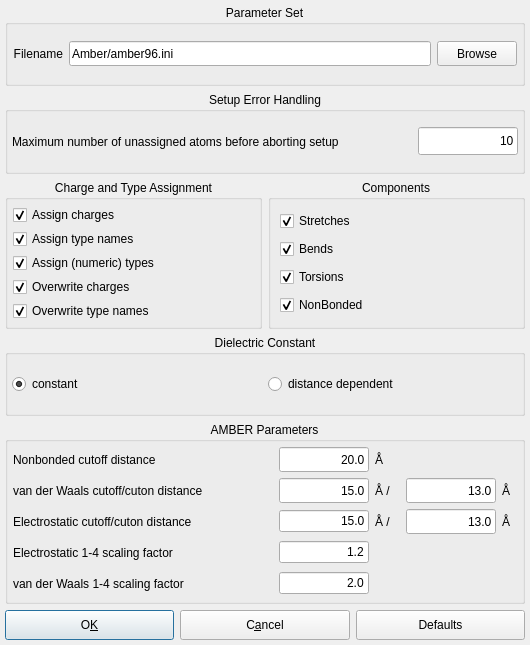
<?xml version="1.0" encoding="UTF-8"?>
<ui version="4.0">
 <class>AmberConfigurationDialogData</class>
 <widget class="QDialog" name="AmberConfigurationDialogData">
  <property name="geometry">
   <rect>
    <x>0</x>
    <y>0</y>
    <width>530</width>
    <height>645</height>
   </rect>
  </property>
  <property name="sizePolicy">
   <sizepolicy hsizetype="Preferred" vsizetype="Preferred">
    <horstretch>0</horstretch>
    <verstretch>0</verstretch>
   </sizepolicy>
  </property>
  <property name="minimumSize">
   <size>
    <width>0</width>
    <height>0</height>
   </size>
  </property>
  <property name="maximumSize">
   <size>
    <width>6500</width>
    <height>4900</height>
   </size>
  </property>
  <property name="windowTitle">
   <string>AMBER Options</string>
  </property>
  <layout class="QGridLayout">
   <property name="margin">
    <number>5</number>
   </property>
   <property name="spacing">
    <number>6</number>
   </property>
   <item row="4" column="0" colspan="2">
    <widget class="QGroupBox" name="AmberFF_Options">
     <property name="minimumSize">
      <size>
       <width>520</width>
       <height>0</height>
      </size>
     </property>
     <property name="title">
      <string>AMBER Parameters</string>
     </property>
     <property name="alignment">
      <set>Qt::AlignHCenter</set>
     </property>
     <layout class="QGridLayout">
      <property name="margin">
       <number>5</number>
      </property>
      <property name="spacing">
       <number>6</number>
      </property>
      <item row="4" column="0">
       <widget class="QLabel" name="scaling_vdw_1_4">
        <property name="sizePolicy">
         <sizepolicy hsizetype="Expanding" vsizetype="Preferred">
          <horstretch>0</horstretch>
          <verstretch>0</verstretch>
         </sizepolicy>
        </property>
        <property name="minimumSize">
         <size>
          <width>260</width>
          <height>25</height>
         </size>
        </property>
        <property name="text">
         <string>van der Waals 1-4 scaling factor</string>
        </property>
       </widget>
      </item>
      <item row="3" column="0">
       <widget class="QLabel" name="scaling_electrostatic_1_4_label">
        <property name="sizePolicy">
         <sizepolicy hsizetype="Expanding" vsizetype="Preferred">
          <horstretch>0</horstretch>
          <verstretch>0</verstretch>
         </sizepolicy>
        </property>
        <property name="minimumSize">
         <size>
          <width>260</width>
          <height>25</height>
         </size>
        </property>
        <property name="text">
         <string>Electrostatic 1-4 scaling factor</string>
        </property>
       </widget>
      </item>
      <item row="2" column="0">
       <widget class="QLabel" name="electrostatic_cutoff_label">
        <property name="sizePolicy">
         <sizepolicy hsizetype="Expanding" vsizetype="Preferred">
          <horstretch>0</horstretch>
          <verstretch>0</verstretch>
         </sizepolicy>
        </property>
        <property name="minimumSize">
         <size>
          <width>260</width>
          <height>25</height>
         </size>
        </property>
        <property name="text">
         <string>Electrostatic cutoff/cuton distance</string>
        </property>
       </widget>
      </item>
      <item row="1" column="0">
       <widget class="QLabel" name="vdw_cutoff_label">
        <property name="sizePolicy">
         <sizepolicy hsizetype="Expanding" vsizetype="Preferred">
          <horstretch>0</horstretch>
          <verstretch>0</verstretch>
         </sizepolicy>
        </property>
        <property name="minimumSize">
         <size>
          <width>260</width>
          <height>25</height>
         </size>
        </property>
        <property name="text">
         <string>van der Waals cutoff/cuton distance</string>
        </property>
        <property name="buddy">
         <cstring>vdw_cutoff_line_edit</cstring>
        </property>
       </widget>
      </item>
      <item row="0" column="0">
       <widget class="QLabel" name="nonbonded_cutoff_label">
        <property name="sizePolicy">
         <sizepolicy hsizetype="Expanding" vsizetype="Preferred">
          <horstretch>0</horstretch>
          <verstretch>0</verstretch>
         </sizepolicy>
        </property>
        <property name="minimumSize">
         <size>
          <width>260</width>
          <height>25</height>
         </size>
        </property>
        <property name="text">
         <string>Nonbonded cutoff distance</string>
        </property>
        <property name="buddy">
         <cstring>nonbonded_cutoff_line_edit</cstring>
        </property>
       </widget>
      </item>
      <item row="2" column="4">
       <widget class="QLabel" name="nonbonded_cutoff_label_2_2_2">
        <property name="sizePolicy">
         <sizepolicy hsizetype="Preferred" vsizetype="Preferred">
          <horstretch>0</horstretch>
          <verstretch>0</verstretch>
         </sizepolicy>
        </property>
        <property name="minimumSize">
         <size>
          <width>15</width>
          <height>0</height>
         </size>
        </property>
        <property name="maximumSize">
         <size>
          <width>30</width>
          <height>32767</height>
         </size>
        </property>
        <property name="text">
         <string notr="true">Å</string>
        </property>
        <property name="buddy">
         <cstring>nonbonded_cutoff_line_edit</cstring>
        </property>
       </widget>
      </item>
      <item row="1" column="4">
       <widget class="QLabel" name="nonbonded_cutoff_label_2_2">
        <property name="sizePolicy">
         <sizepolicy hsizetype="Preferred" vsizetype="Preferred">
          <horstretch>0</horstretch>
          <verstretch>0</verstretch>
         </sizepolicy>
        </property>
        <property name="minimumSize">
         <size>
          <width>15</width>
          <height>0</height>
         </size>
        </property>
        <property name="maximumSize">
         <size>
          <width>30</width>
          <height>32767</height>
         </size>
        </property>
        <property name="text">
         <string notr="true">Å</string>
        </property>
        <property name="buddy">
         <cstring>nonbonded_cutoff_line_edit</cstring>
        </property>
       </widget>
      </item>
      <item row="2" column="3">
       <widget class="QLineEdit" name="electrostatic_cuton_line_edit">
        <property name="maximumSize">
         <size>
          <width>32767</width>
          <height>25</height>
         </size>
        </property>
        <property name="text">
         <string notr="true">13.0</string>
        </property>
        <property name="alignment">
         <set>Qt::AlignRight</set>
        </property>
       </widget>
      </item>
      <item row="1" column="3">
       <widget class="QLineEdit" name="vdw_cuton_line_edit">
        <property name="maximumSize">
         <size>
          <width>32767</width>
          <height>25</height>
         </size>
        </property>
        <property name="text">
         <string notr="true">13.0</string>
        </property>
        <property name="alignment">
         <set>Qt::AlignRight</set>
        </property>
       </widget>
      </item>
      <item row="2" column="2">
       <widget class="QLabel" name="nonbonded_cutoff_label_2_2_3_2">
        <property name="sizePolicy">
         <sizepolicy hsizetype="Preferred" vsizetype="Preferred">
          <horstretch>0</horstretch>
          <verstretch>0</verstretch>
         </sizepolicy>
        </property>
        <property name="minimumSize">
         <size>
          <width>25</width>
          <height>0</height>
         </size>
        </property>
        <property name="maximumSize">
         <size>
          <width>30</width>
          <height>32767</height>
         </size>
        </property>
        <property name="text">
         <string notr="true">Å /</string>
        </property>
        <property name="buddy">
         <cstring>nonbonded_cutoff_line_edit</cstring>
        </property>
       </widget>
      </item>
      <item row="1" column="2">
       <widget class="QLabel" name="nonbonded_cutoff_label_2_2_3">
        <property name="sizePolicy">
         <sizepolicy hsizetype="Preferred" vsizetype="Preferred">
          <horstretch>0</horstretch>
          <verstretch>0</verstretch>
         </sizepolicy>
        </property>
        <property name="minimumSize">
         <size>
          <width>25</width>
          <height>0</height>
         </size>
        </property>
        <property name="maximumSize">
         <size>
          <width>30</width>
          <height>32767</height>
         </size>
        </property>
        <property name="text">
         <string notr="true">Å /</string>
        </property>
        <property name="buddy">
         <cstring>nonbonded_cutoff_line_edit</cstring>
        </property>
       </widget>
      </item>
      <item row="0" column="2">
       <widget class="QLabel" name="nonbonded_cutoff_label_2">
        <property name="sizePolicy">
         <sizepolicy hsizetype="Preferred" vsizetype="Preferred">
          <horstretch>0</horstretch>
          <verstretch>0</verstretch>
         </sizepolicy>
        </property>
        <property name="minimumSize">
         <size>
          <width>25</width>
          <height>0</height>
         </size>
        </property>
        <property name="maximumSize">
         <size>
          <width>30</width>
          <height>32767</height>
         </size>
        </property>
        <property name="text">
         <string notr="true">Å</string>
        </property>
        <property name="buddy">
         <cstring>nonbonded_cutoff_line_edit</cstring>
        </property>
       </widget>
      </item>
      <item row="4" column="1">
       <widget class="QLineEdit" name="scaling_vdw_1_4_line_edit">
        <property name="text">
         <string notr="true">2.0</string>
        </property>
        <property name="alignment">
         <set>Qt::AlignRight</set>
        </property>
       </widget>
      </item>
      <item row="3" column="1">
       <widget class="QLineEdit" name="scaling_electrostatic_1_4_line_edit">
        <property name="text">
         <string notr="true">1.2</string>
        </property>
        <property name="alignment">
         <set>Qt::AlignRight</set>
        </property>
       </widget>
      </item>
      <item row="2" column="1">
       <widget class="QLineEdit" name="electrostatic_cutoff_line_edit">
        <property name="text">
         <string notr="true">15.0</string>
        </property>
        <property name="alignment">
         <set>Qt::AlignRight</set>
        </property>
       </widget>
      </item>
      <item row="1" column="1">
       <widget class="QLineEdit" name="vdw_cutoff_line_edit">
        <property name="sizePolicy">
         <sizepolicy hsizetype="Expanding" vsizetype="Fixed">
          <horstretch>0</horstretch>
          <verstretch>0</verstretch>
         </sizepolicy>
        </property>
        <property name="minimumSize">
         <size>
          <width>0</width>
          <height>25</height>
         </size>
        </property>
        <property name="maximumSize">
         <size>
          <width>150</width>
          <height>32767</height>
         </size>
        </property>
        <property name="text">
         <string notr="true">15.0</string>
        </property>
        <property name="frame">
         <bool>true</bool>
        </property>
        <property name="echoMode">
         <enum>QLineEdit::Normal</enum>
        </property>
        <property name="alignment">
         <set>Qt::AlignRight</set>
        </property>
       </widget>
      </item>
      <item row="0" column="1">
       <widget class="QLineEdit" name="nonbonded_cutoff_line_edit">
        <property name="sizePolicy">
         <sizepolicy hsizetype="Expanding" vsizetype="Fixed">
          <horstretch>0</horstretch>
          <verstretch>0</verstretch>
         </sizepolicy>
        </property>
        <property name="minimumSize">
         <size>
          <width>0</width>
          <height>25</height>
         </size>
        </property>
        <property name="maximumSize">
         <size>
          <width>150</width>
          <height>32767</height>
         </size>
        </property>
        <property name="text">
         <string notr="true">20.0</string>
        </property>
        <property name="maxLength">
         <number>32767</number>
        </property>
        <property name="frame">
         <bool>true</bool>
        </property>
        <property name="echoMode">
         <enum>QLineEdit::Normal</enum>
        </property>
        <property name="alignment">
         <set>Qt::AlignRight</set>
        </property>
       </widget>
      </item>
     </layout>
    </widget>
   </item>
   <item row="3" column="0" colspan="2">
    <widget class="QGroupBox" name="dielectric_group">
     <property name="sizePolicy">
      <sizepolicy hsizetype="Minimum" vsizetype="Minimum">
       <horstretch>0</horstretch>
       <verstretch>0</verstretch>
      </sizepolicy>
     </property>
     <property name="minimumSize">
      <size>
       <width>180</width>
       <height>0</height>
      </size>
     </property>
     <property name="title">
      <string>Dielectric Constant</string>
     </property>
     <property name="alignment">
      <set>Qt::AlignHCenter</set>
     </property>
     <layout class="QHBoxLayout">
      <property name="spacing">
       <number>6</number>
      </property>
      <property name="margin">
       <number>4</number>
      </property>
      <item>
       <widget class="QRadioButton" name="constant_button">
        <property name="sizePolicy">
         <sizepolicy hsizetype="Expanding" vsizetype="Minimum">
          <horstretch>0</horstretch>
          <verstretch>0</verstretch>
         </sizepolicy>
        </property>
        <property name="minimumSize">
         <size>
          <width>0</width>
          <height>0</height>
         </size>
        </property>
        <property name="maximumSize">
         <size>
          <width>32000</width>
          <height>32767</height>
         </size>
        </property>
        <property name="text">
         <string>constant</string>
        </property>
        <property name="checked">
         <bool>true</bool>
        </property>
       </widget>
      </item>
      <item>
       <widget class="QRadioButton" name="distance_button">
        <property name="sizePolicy">
         <sizepolicy hsizetype="MinimumExpanding" vsizetype="Minimum">
          <horstretch>0</horstretch>
          <verstretch>0</verstretch>
         </sizepolicy>
        </property>
        <property name="minimumSize">
         <size>
          <width>0</width>
          <height>0</height>
         </size>
        </property>
        <property name="text">
         <string>distance dependent</string>
        </property>
       </widget>
      </item>
     </layout>
    </widget>
   </item>
   <item row="2" column="0">
    <widget class="QGroupBox" name="check_options">
     <property name="minimumSize">
      <size>
       <width>0</width>
       <height>0</height>
      </size>
     </property>
     <property name="title">
      <string>Charge and Type Assignment</string>
     </property>
     <property name="alignment">
      <set>Qt::AlignHCenter</set>
     </property>
     <layout class="QVBoxLayout">
      <property name="spacing">
       <number>4</number>
      </property>
      <property name="margin">
       <number>5</number>
      </property>
      <item>
       <widget class="QCheckBox" name="assign_charges_checkBox">
        <property name="minimumSize">
         <size>
          <width>140</width>
          <height>0</height>
         </size>
        </property>
        <property name="text">
         <string>Assign charges</string>
        </property>
        <property name="checked">
         <bool>true</bool>
        </property>
       </widget>
      </item>
      <item>
       <widget class="QCheckBox" name="assign_typenames_checkBox">
        <property name="minimumSize">
         <size>
          <width>165</width>
          <height>0</height>
         </size>
        </property>
        <property name="text">
         <string>Assign type names</string>
        </property>
        <property name="checked">
         <bool>true</bool>
        </property>
       </widget>
      </item>
      <item>
       <widget class="QCheckBox" name="assign_types_checkBox">
        <property name="minimumSize">
         <size>
          <width>140</width>
          <height>0</height>
         </size>
        </property>
        <property name="text">
         <string>Assign (numeric) types</string>
        </property>
        <property name="checked">
         <bool>true</bool>
        </property>
       </widget>
      </item>
      <item>
       <widget class="QCheckBox" name="overwrite_charges_checkBox">
        <property name="minimumSize">
         <size>
          <width>155</width>
          <height>0</height>
         </size>
        </property>
        <property name="text">
         <string>Overwrite charges</string>
        </property>
        <property name="checked">
         <bool>true</bool>
        </property>
       </widget>
      </item>
      <item>
       <widget class="QCheckBox" name="overwrite_typenames_checkBox">
        <property name="minimumSize">
         <size>
          <width>155</width>
          <height>0</height>
         </size>
        </property>
        <property name="text">
         <string>Overwrite type names</string>
        </property>
        <property name="checked">
         <bool>true</bool>
        </property>
       </widget>
      </item>
     </layout>
    </widget>
   </item>
   <item row="1" column="0" colspan="2">
    <widget class="QGroupBox" name="groupBox11">
     <property name="title">
      <string>Setup Error Handling</string>
     </property>
     <property name="alignment">
      <set>Qt::AlignHCenter</set>
     </property>
     <layout class="QHBoxLayout">
      <property name="spacing">
       <number>6</number>
      </property>
      <property name="margin">
       <number>4</number>
      </property>
      <item>
       <widget class="QLabel" name="textLabel1">
        <property name="sizePolicy">
         <sizepolicy hsizetype="Expanding" vsizetype="Minimum">
          <horstretch>0</horstretch>
          <verstretch>0</verstretch>
         </sizepolicy>
        </property>
        <property name="minimumSize">
         <size>
          <width>0</width>
          <height>28</height>
         </size>
        </property>
        <property name="text">
         <string>Maximum number of unassigned atoms before aborting setup</string>
        </property>
        <property name="alignment">
         <set>Qt::AlignLeading|Qt::AlignLeft|Qt::AlignVCenter</set>
        </property>
       </widget>
      </item>
      <item>
       <widget class="QLineEdit" name="max_unassigned_atoms">
        <property name="minimumSize">
         <size>
          <width>100</width>
          <height>28</height>
         </size>
        </property>
        <property name="maximumSize">
         <size>
          <width>100</width>
          <height>28</height>
         </size>
        </property>
        <property name="text">
         <string notr="true">10</string>
        </property>
        <property name="alignment">
         <set>Qt::AlignRight</set>
        </property>
       </widget>
      </item>
     </layout>
    </widget>
   </item>
   <item row="0" column="0" colspan="2">
    <widget class="QGroupBox" name="groupBox12">
     <property name="title">
      <string>Parameter Set</string>
     </property>
     <property name="alignment">
      <set>Qt::AlignHCenter</set>
     </property>
     <layout class="QHBoxLayout">
      <property name="spacing">
       <number>6</number>
      </property>
      <property name="margin">
       <number>5</number>
      </property>
      <item>
       <widget class="QLabel" name="Label_10">
        <property name="sizePolicy">
         <sizepolicy hsizetype="Preferred" vsizetype="Minimum">
          <horstretch>0</horstretch>
          <verstretch>0</verstretch>
         </sizepolicy>
        </property>
        <property name="minimumSize">
         <size>
          <width>0</width>
          <height>25</height>
         </size>
        </property>
        <property name="focusPolicy">
         <enum>Qt::NoFocus</enum>
        </property>
        <property name="lineWidth">
         <number>1</number>
        </property>
        <property name="text">
         <string>Filename</string>
        </property>
        <property name="textFormat">
         <enum>Qt::AutoText</enum>
        </property>
        <property name="alignment">
         <set>Qt::AlignRight|Qt::AlignTrailing|Qt::AlignVCenter</set>
        </property>
       </widget>
      </item>
      <item>
       <widget class="QLineEdit" name="parameter_file_edit">
        <property name="minimumSize">
         <size>
          <width>150</width>
          <height>25</height>
         </size>
        </property>
        <property name="focusPolicy">
         <enum>Qt::StrongFocus</enum>
        </property>
        <property name="text">
         <string notr="true">Amber/amber96.ini</string>
        </property>
        <property name="maxLength">
         <number>32767</number>
        </property>
        <property name="frame">
         <bool>true</bool>
        </property>
        <property name="echoMode">
         <enum>QLineEdit::Normal</enum>
        </property>
        <property name="alignment">
         <set>Qt::AlignLeading</set>
        </property>
       </widget>
      </item>
      <item>
       <widget class="QPushButton" name="browse_button">
        <property name="minimumSize">
         <size>
          <width>50</width>
          <height>25</height>
         </size>
        </property>
        <property name="focusPolicy">
         <enum>Qt::TabFocus</enum>
        </property>
        <property name="toolTip">
         <string>Browse your computer for amber file</string>
        </property>
        <property name="text">
         <string>Browse</string>
        </property>
        <property name="autoDefault">
         <bool>true</bool>
        </property>
       </widget>
      </item>
     </layout>
    </widget>
   </item>
   <item row="5" column="0" colspan="2">
    <layout class="QHBoxLayout">
     <property name="spacing">
      <number>6</number>
     </property>
     <property name="margin">
      <number>0</number>
     </property>
     <item>
      <widget class="QPushButton" name="close_button">
       <property name="sizePolicy">
        <sizepolicy hsizetype="MinimumExpanding" vsizetype="Fixed">
         <horstretch>0</horstretch>
         <verstretch>0</verstretch>
        </sizepolicy>
       </property>
       <property name="minimumSize">
        <size>
         <width>0</width>
         <height>30</height>
        </size>
       </property>
       <property name="toolTip">
        <string>Close and save options.</string>
       </property>
       <property name="text">
        <string>O&amp;K</string>
       </property>
       <property name="shortcut">
        <string/>
       </property>
       <property name="default">
        <bool>true</bool>
       </property>
      </widget>
     </item>
     <item>
      <widget class="QPushButton" name="cancel_button">
       <property name="sizePolicy">
        <sizepolicy hsizetype="MinimumExpanding" vsizetype="Fixed">
         <horstretch>0</horstretch>
         <verstretch>0</verstretch>
        </sizepolicy>
       </property>
       <property name="minimumSize">
        <size>
         <width>0</width>
         <height>30</height>
        </size>
       </property>
       <property name="toolTip">
        <string>Close window and discard changes.</string>
       </property>
       <property name="text">
        <string>C&amp;ancel</string>
       </property>
       <property name="shortcut">
        <string/>
       </property>
      </widget>
     </item>
     <item>
      <widget class="QPushButton" name="reset_button">
       <property name="sizePolicy">
        <sizepolicy hsizetype="MinimumExpanding" vsizetype="Fixed">
         <horstretch>0</horstretch>
         <verstretch>0</verstretch>
        </sizepolicy>
       </property>
       <property name="minimumSize">
        <size>
         <width>0</width>
         <height>30</height>
        </size>
       </property>
       <property name="toolTip">
        <string>Reset all settings to default values.</string>
       </property>
       <property name="text">
        <string>Defaults</string>
       </property>
       <property name="shortcut">
        <string/>
       </property>
      </widget>
     </item>
    </layout>
   </item>
   <item row="2" column="1">
    <widget class="QGroupBox" name="groupBox">
     <property name="title">
      <string>Components</string>
     </property>
     <property name="alignment">
      <set>Qt::AlignHCenter</set>
     </property>
     <layout class="QVBoxLayout">
      <property name="spacing">
       <number>6</number>
      </property>
      <property name="margin">
       <number>9</number>
      </property>
      <item>
       <widget class="QCheckBox" name="stretches_box">
        <property name="text">
         <string>Stretches</string>
        </property>
        <property name="checked">
         <bool>true</bool>
        </property>
       </widget>
      </item>
      <item>
       <widget class="QCheckBox" name="bends_box">
        <property name="text">
         <string>Bends</string>
        </property>
        <property name="checked">
         <bool>true</bool>
        </property>
       </widget>
      </item>
      <item>
       <widget class="QCheckBox" name="torsions_box">
        <property name="text">
         <string>Torsions</string>
        </property>
        <property name="checked">
         <bool>true</bool>
        </property>
       </widget>
      </item>
      <item>
       <widget class="QCheckBox" name="NB_box">
        <property name="text">
         <string>NonBonded</string>
        </property>
        <property name="checked">
         <bool>true</bool>
        </property>
       </widget>
      </item>
     </layout>
    </widget>
   </item>
  </layout>
 </widget>
 <layoutdefault spacing="6" margin="11"/>
 <tabstops>
  <tabstop>parameter_file_edit</tabstop>
  <tabstop>browse_button</tabstop>
  <tabstop>max_unassigned_atoms</tabstop>
  <tabstop>assign_charges_checkBox</tabstop>
  <tabstop>assign_typenames_checkBox</tabstop>
  <tabstop>assign_types_checkBox</tabstop>
  <tabstop>overwrite_charges_checkBox</tabstop>
  <tabstop>overwrite_typenames_checkBox</tabstop>
  <tabstop>stretches_box</tabstop>
  <tabstop>bends_box</tabstop>
  <tabstop>torsions_box</tabstop>
  <tabstop>NB_box</tabstop>
  <tabstop>constant_button</tabstop>
  <tabstop>distance_button</tabstop>
  <tabstop>nonbonded_cutoff_line_edit</tabstop>
  <tabstop>vdw_cutoff_line_edit</tabstop>
  <tabstop>electrostatic_cutoff_line_edit</tabstop>
  <tabstop>scaling_electrostatic_1_4_line_edit</tabstop>
  <tabstop>scaling_vdw_1_4_line_edit</tabstop>
  <tabstop>vdw_cuton_line_edit</tabstop>
  <tabstop>electrostatic_cuton_line_edit</tabstop>
  <tabstop>close_button</tabstop>
  <tabstop>cancel_button</tabstop>
  <tabstop>reset_button</tabstop>
 </tabstops>
 <includes>
  <include location="global">BALL_core/COMMON/global.h</include>
 </includes>
 <resources/>
 <connections/>
</ui>
